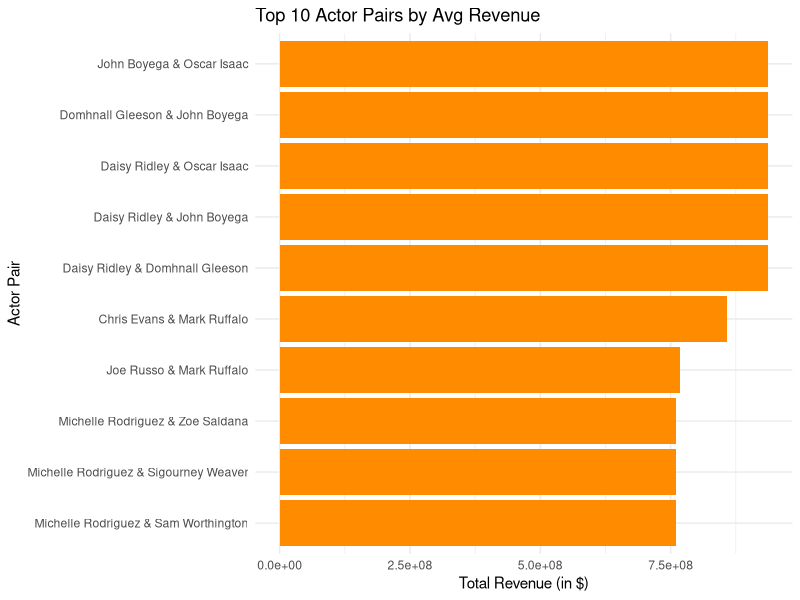

Reproduce this figure in R. (Note: this script raises an error after producing the figure.)
# exploring actor pairs
library(tidyverse)
library(dplyr)
library(ggplot2)
library(igraph)

# import data
imdb <- read.csv("CURRENT_clean_imdbmovies_version5.csv", header = TRUE, stringsAsFactors = FALSE)
glimpse(imdb)

# turn genres into factors
imdb <- imdb %>% 
  mutate(
    Broad_Genre = as.factor(Broad_Genre)
  )

# first we want to create pairs of actors for each movie

# Create all possible pairs of actors for each row
actor_pairs <- imdb %>%
  rowwise() %>%
  mutate(
    Pair1 = paste(sort(c(Star1, Star2)), collapse = " & "),
    Pair2 = paste(sort(c(Star1, Star3)), collapse = " & "),
    Pair3 = paste(sort(c(Star1, Star4)), collapse = " & "),
    Pair4 = paste(sort(c(Star2, Star3)), collapse = " & "),
    Pair5 = paste(sort(c(Star2, Star4)), collapse = " & "),
    Pair6 = paste(sort(c(Star3, Star4)), collapse = " & ")
  ) %>%
  select(Pair1, Pair2, Pair3, Pair4, Pair5, Pair6, Revenue) %>% 
  pivot_longer(cols = starts_with("Pair"), names_to= "PairType",
               values_to = "ActorPair")
actor_pairs
# Reshape the data to a long format for easier aggregation
pair_revenue <- actor_pairs %>%
  group_by(ActorPair) %>%
  summarise(Avg_Revenue = mean(Revenue, na.rm = TRUE)) %>%
  arrange(desc(Avg_Revenue)) %>%
  head(10)

# Plot the top 10 pairs with the most revenue
ggplot(pair_revenue, aes(x = reorder(ActorPair, Avg_Revenue), y = Avg_Revenue)) +
  geom_bar(stat = "identity", fill = "darkorange") +
  coord_flip() +
  labs(title = "Top 10 Actor Pairs by Avg Revenue",
       x = "Actor Pair",
       y = "Total Revenue (in $)") +
  theme_minimal()


# finding avg rev for each pair
pair_revenue <- actor_pairs %>%
  group_by(ActorPair) %>%
  summarize(
    AvgRevenue = mean(Revenue),
    MovieCount = n()
  ) %>%
  arrange(desc(AvgRevenue))

head(pair_revenue)  # Top 10 actor pairs by average revenue

library(igraph)

actor_pairs
# Create an edge list for actor pairs
tot_edges <- actor_pairs %>%
  separate(ActorPair, into = c("Actor1", "Actor2"), sep = " & ") %>%
  group_by(Actor1, Actor2) %>%
  summarise(TotalRevenue = sum(Revenue, na.rm = TRUE), .groups = "keep")
avg_edges <- actor_pairs %>%
  separate(ActorPair, into = c("Actor1", "Actor2"), sep = " & ") %>%
  group_by(Actor1, Actor2) %>%
  summarise(AvgRevenue = mean(Revenue, na.rm = TRUE), .groups = "keep")


# Filter for top 20 actor pairs by revenue
avg_actor_pairs <- avg_edges %>%
  arrange(desc(AvgRevenue)) %>% 
  head(20)
top_actor_pairs
# Create the graph object for the top pairs
actor_graph <- graph_from_data_frame(avg_actor_pairs)
actor_graph_undirected <- as.undirected(actor_graph)

# Plot the network
# Adjust the plot layout and aesthetics
# Plot the network with customized font
max_revenue <- max(edges$TotalRevenue, na.rm = TRUE)
edge_colors <- colorRampPalette(c("blue", "red"))(100)[as.integer(100 * edges$TotalRevenue / max_revenue)]

plot(actor_graph_undirected, 
     vertex.size = 10,
     vertex.color = "lightgray",
     edge.width = 4, 
     edge.color = edge_colors,
     vertex.label.font = 4,      # Set font to bold
     vertex.label.cex = 1,    # Control the size of the labels
     vertex.label.color = "black", # Change label color
     vertex.label.family = "Helvetica"  # Change the font family (you can use other available fonts)
)




